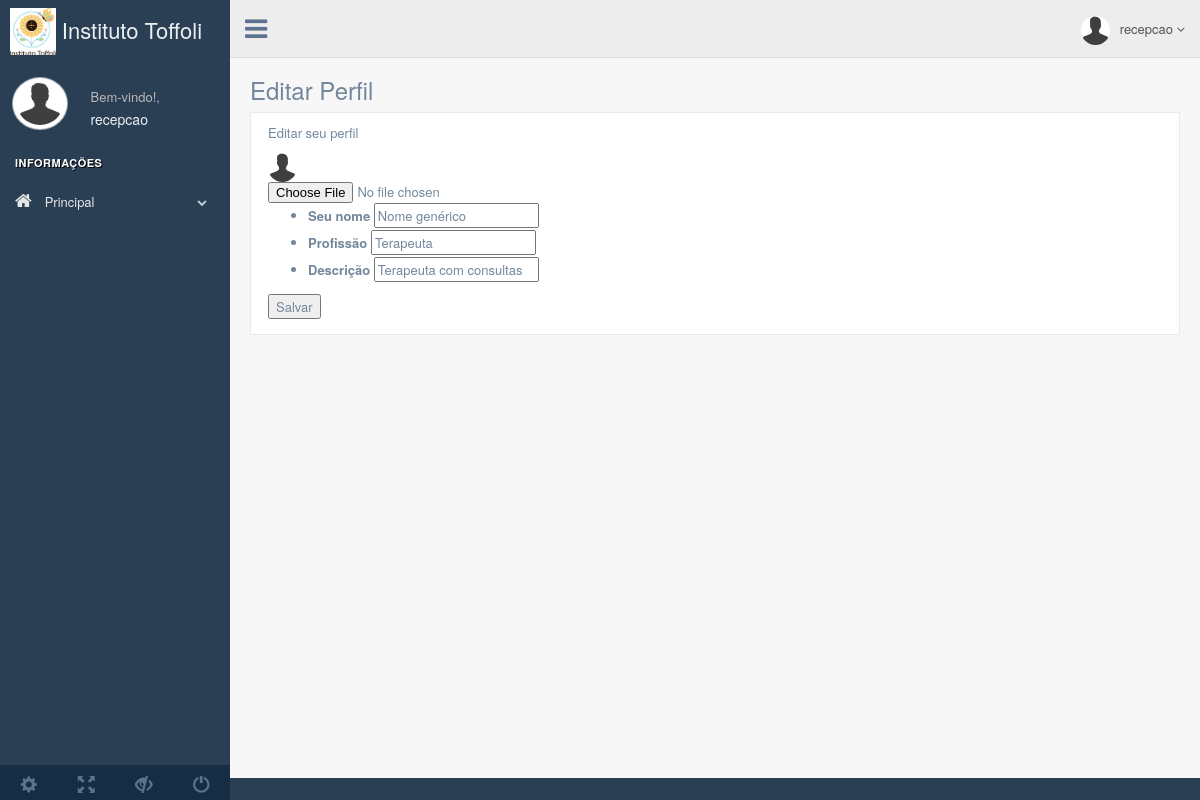
/editar_perfil/ (signed in), run on an earlier commit of the app's database.
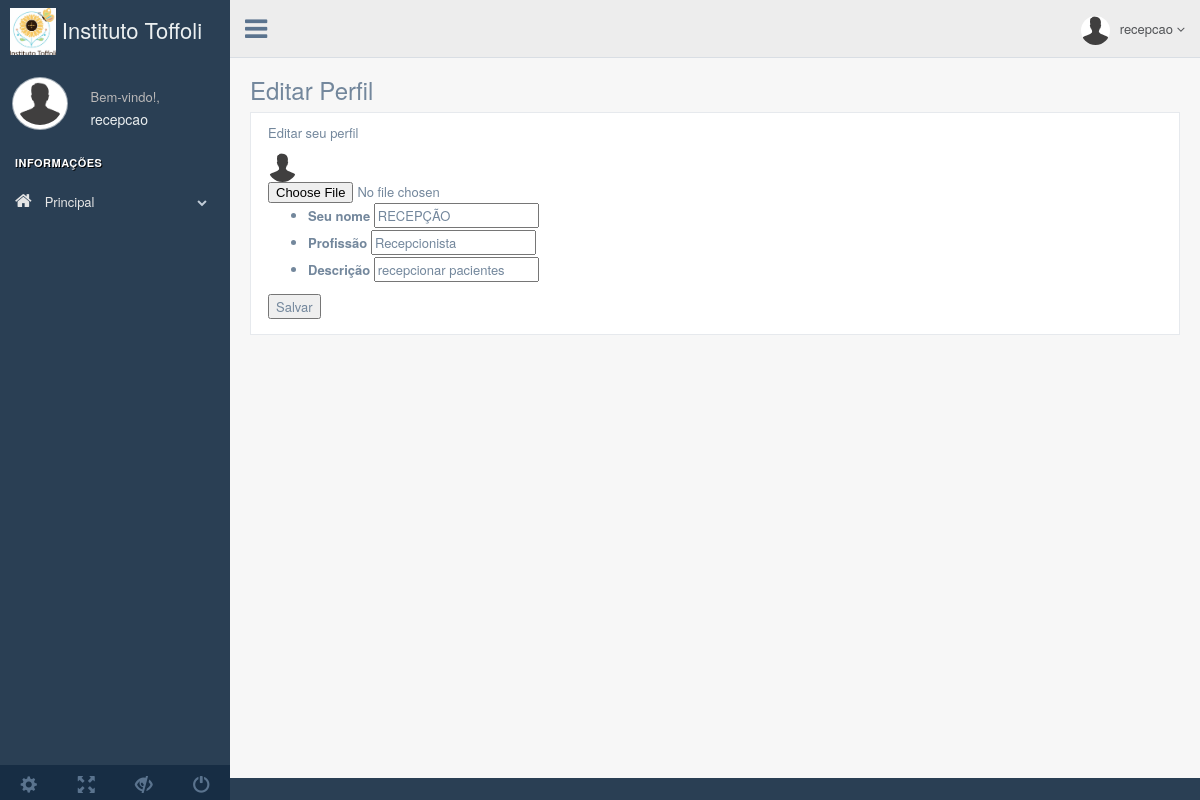
And on a later commit of the database.
### usuarios/models.py (models this page shows, shortened)
class Profile(models.Model):
    user = models.OneToOneField(User, on_delete=models.CASCADE)
    name = models.CharField(default='Nome genérico', max_length=200, null=True)
    title = models.CharField(default = 'Terapeuta', max_length=200, null=True)
    desc_text = 'Terapeuta com consultas'
    desc = models.CharField(default = desc_text, max_length=200, null=True)
    profile_img = models.ImageField(default = 'default-user.png', upload_to= 'images', null=True, blank = True)

### usuarios/views.py (the view)
# urls.py: path('editar_perfil/', views.editar_perfil, name='editar_perfil'),
def editar_perfil(request):
    if request.method == 'POST':
        form = ProfileForm(request.POST, request.FILES, instance=request.user.profile)
        if form.is_valid():
            form.save()
            return redirect('perfil')
    else:
        form = ProfileForm(instance=request.user.profile)
    context = {'form':form}
    return render(request, 'editar_perfil.html', context)

### usuarios/forms.py
class ProfileForm(ModelForm):
    class Meta:
        model = Profile
        fields = '__all__'
        exclude = ['user']
        widgets = {
            'profile_img': FileInput(),
        }

### usuarios/templates/editar_perfil.html (shortened to what this page needs)
{% extends 'componentes/base_site.html' %}
{% block content %}
<div class="right_col" role="main">
    <div class="">
        <div class="page-title">
            <div class="title_left">
                <h3>Editar Perfil</h3>
            </div>
        </div>
        <div class="clearfix"></div>
        <div class="row">
            <div class="col-md-12 col-sm-12 col-xs-12">
                <div class="x_panel">
                    <main class="main-container">
                        <form class = 'container' action="" method="POST" enctype="multipart/form-data">
                            <div class="user-profile">
                                <p class="profile-page-heading">Editar seu perfil</p>
                                <img src="{{user.profile.profile_img.url}}" alt="user-image" width="" srcset="">
                                {{form.profile_img}}
                            </div>
                            <div class="user-content-container user-profile-form-container">
                                <ul>
                                    <li class="name">
                                        <label for="user-name">Seu nome</label>
                                        {{form.name}}
                                    </li>
                                    <li class="title">
                                        <label for="user-title">Profissão</label>
                                        {{form.title}}
                                    </li>
                                    <li class="desc">
                                        <label for="user-desc">Descrição</label>
                                        {{form.desc}}
                                    </li>
                                </ul>
                                <button class="profile-save-button"> Salvar </button>
                            </div>
                        </form>
                </main>
        </div>
    </div>
    {% endblock %}

What changed in the data, as far as the page shows it:
changed Profile: name "Nome genérico" → "RECEPÇÃO"; title "Terapeuta" → "Recepcionista"; desc "Terapeuta com consultas" → "recepcionar pacientes"
